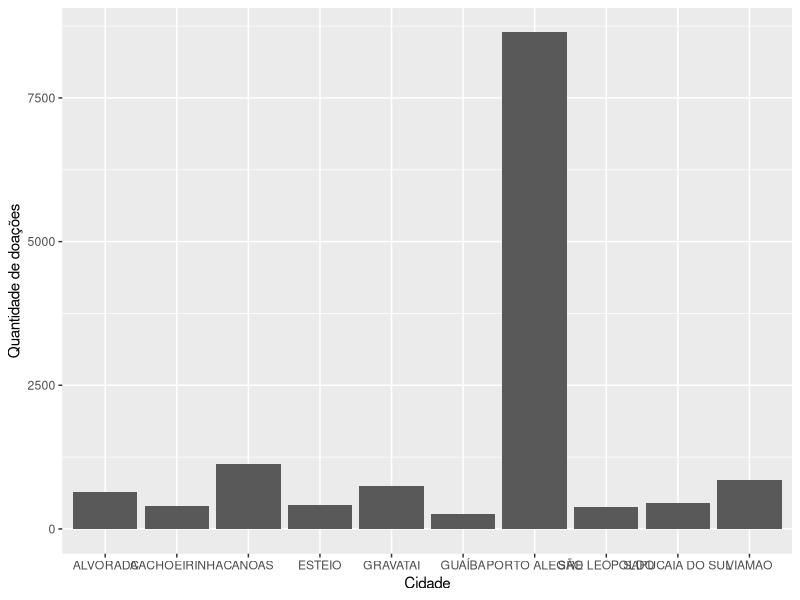
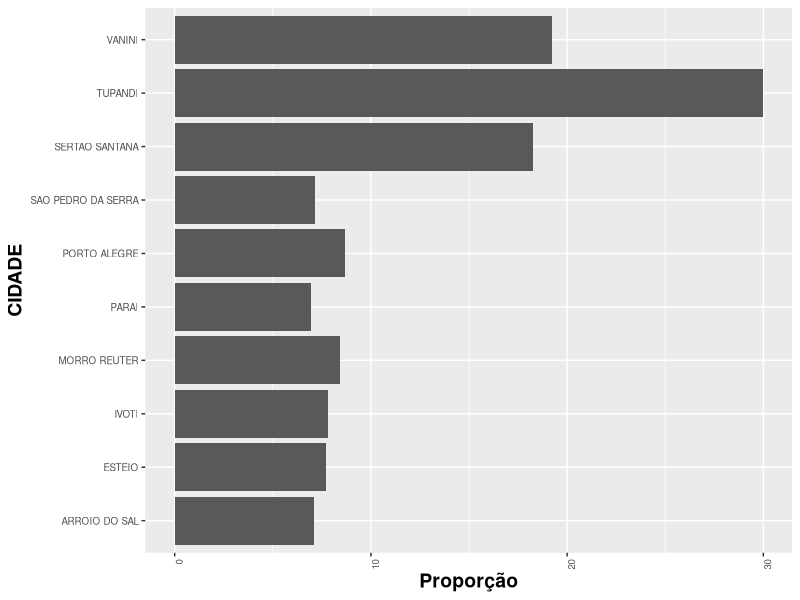
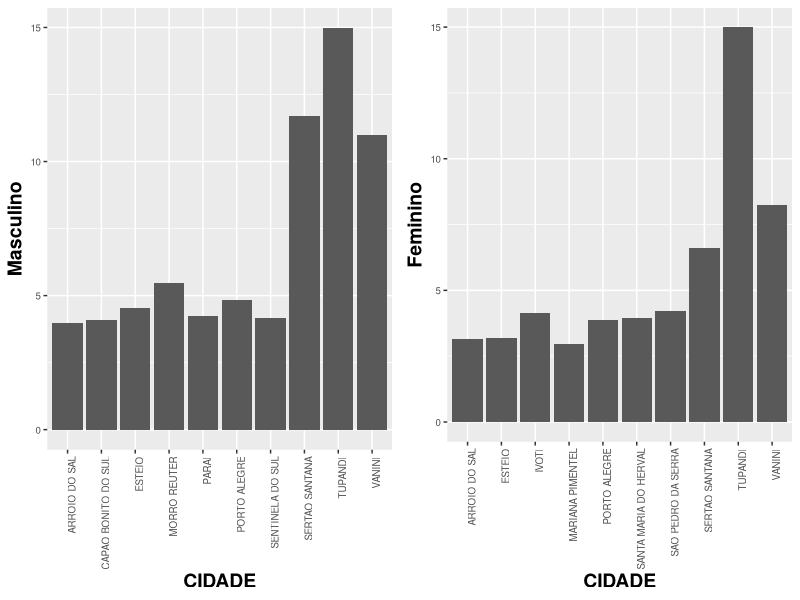

These charts were generated, in order, by the following R code: (Note: this script raises an error after producing the figures.)
## ---- chunk 1
library(tidyverse)
library(gridExtra)
library(readr)
library(stringr)
library(reshape2)
library(stringi)

#Setando Encoding
Sys.setlocale("LC_ALL", "pt_BR.UTF-8")
## ---- chunk 2
doacoes <- read.csv2(file = 'doacao-Table 1.csv')
transfusoes <- read.csv2(file = 'transfusao-Table 1.csv')
## ---- chunk 3
head(doacoes)
## ---- chunk 4
head(transfusoes)
## ---- chunk 5
doacoes <- subset(doacoes, select = -c(ID) )
transfusoes <- subset(transfusoes, select = -c(ID) )
## ---- chunk 6
head(doacoes)
## ---- chunk 7
head(transfusoes)
## ---- chunk 8
summary(doacoes)
## ---- chunk 9
cidades <- table(doacoes$CIDADE)
head(cidades)
## ---- chunk 10
length(cidades)
## ---- chunk 11
cidades <- as.data.frame(cidades)
colnames(cidades) <- c("Cidade", "Doacoes")
head(cidades)
## ---- chunk 12
order.donnations <- with(cidades, order(-Doacoes))
first_ten <- head(cidades[order.donnations,],  10)
first_ten
## ---- chunk 13
first_ten %>% 
  ggplot(mapping = aes(x = Cidade, y = Doacoes))+
  geom_col() +
  ylab("Quantidade de doações")
  theme(axis.text=element_text(size=8),
        axis.text.x = element_text(angle = 90, hjust = 1),
        axis.title=element_text(size=14,face="bold"))

## ---- chunk 14
pop_cidades <- read.csv2(file = '20170831populacao-municipio-sexo-fx-2016.csv', sep = ";")
head(pop_cidades)
## ---- chunk 15
pop_cidades$MUNICIPIO <- str_to_upper(pop_cidades$MUNICIPIO)
doacoes$CIDADE <- str_to_upper(doacoes$CIDADE)

head(pop_cidades)
## ---- chunk 16
colnames(pop_cidades)[2]  <- "CIDADE"
head(pop_cidades)
## ---- chunk 17
aux <- doacoes %>%
  filter(str_detect(CIDADE,"SÃO"))

print(aux$CIDADE[1:2])

aux <- doacoes %>%
  filter(str_detect(CIDADE,"SAO"))

print(aux$CIDADE[1:2])

#Removendo acentuação.
doacoes$CIDADE <- stri_trans_general(doacoes$CIDADE,"Latin-ASCII")

print("VALORES COM ACENTUAÇÃO")
doacoes %>%
  filter(str_detect(CIDADE,"SÃO")) %>%
  print()

print("VALORES SEM ACENTUAÇÃO")
doacoes %>%
  filter(str_detect(CIDADE,"SAO")) %>%
  head() %>%
  print()

pop_cidades$CIDADE <- stri_trans_general(pop_cidades$CIDADE,"Latin-ASCII")

pop_cidades %>%
  filter(str_detect(CIDADE,"GRAV")) %>%
  head() %>%
  print()

## ---- chunk 18
doacoes <- doacoes %>%
  left_join(pop_cidades, by = "CIDADE") 

head(doacoes)
## ---- chunk 19
doacoes$CIDADE <- factor(doacoes$CIDADE)

group_cidade <- group_by(doacoes, CIDADE, TOTAL, TOTAL_H, TOTAL_M)%>%
  summarise(DOACOES=n()) %>%
  arrange(-DOACOES)

group_cidade$PROPORCAO <- group_cidade$DOACOES/group_cidade$TOTAL

group_cidade <- group_cidade %>% 
  arrange(-PROPORCAO)

## ---- chunk 20
group_cidade %>% 
  head(n = 10) %>%
  ggplot(mapping = aes(x = CIDADE, y = PROPORCAO))+
  geom_bar(stat = "identity")+
  ylab("Proporção")+
  coord_flip()+
  theme(axis.text=element_text(size=7),
        axis.text.x = element_text(angle = 90, hjust = 1),
        axis.title=element_text(size=14,face="bold"))
## ---- chunk 21

# Começamos agrupando o nosso dataset por sexo.
group_cidade_sexo <- group_by(doacoes, CIDADE, TOTAL, TOTAL_H, TOTAL_M, SEXO)%>%
  summarise(DOACOES=n())

group_cidade_sexo$PROPORCAO <- group_cidade_sexo$DOACOES/group_cidade_sexo$TOTAL

#Ok, agora precisamos separar mulheres e homens já aproveitando para remover dados incompletos.
group_cidade_homens <- subset(group_cidade_sexo, SEXO == 'M')
group_cidade_homens <- group_cidade_homens[complete.cases(group_cidade_homens[,1:7]),]

group_cidade_mulheres <- subset(group_cidade_sexo, SEXO == 'F')
group_cidade_mulheres <- group_cidade_mulheres[complete.cases(group_cidade_mulheres[,1:7]),]

#Agora vamos filtrar somente as 10 cidades com maiores proporções de doação para cada sexo.
group_cidade_homens <- group_cidade_homens %>%
  arrange(-PROPORCAO) %>%
  head(n=10)

group_cidade_mulheres <- group_cidade_mulheres %>%
  arrange(-PROPORCAO) %>%
  head(n=10)

#Pronto, agora vamos agrupar novamente os dados para então plotarmos esses valores.
group_cidade_sexo <- union(group_cidade_homens, group_cidade_mulheres)

head(group_cidade_sexo)
## ---- chunk 22

plot_m <- group_cidade_sexo %>%
  subset(SEXO == 'M') %>%
  ggplot(mapping = aes(x = CIDADE, y = PROPORCAO))+
  geom_bar(stat = "identity")+
  ylab("Masculino")+
  theme(axis.text=element_text(size=7),
        axis.text.x = element_text(angle = 90, hjust = 1),
        axis.title=element_text(size=14,face="bold"))

plot_f <- group_cidade_sexo %>%
  subset(SEXO == 'F') %>%
  ggplot(mapping = aes(x = CIDADE, y = PROPORCAO))+
  geom_bar(stat = "identity")+
  ylab("Feminino")+
  theme(axis.text=element_text(size=7),
        axis.text.x = element_text(angle = 90, hjust = 1),
        axis.title=element_text(size=14,face="bold"))


grid.arrange(plot_m, plot_f, ncol = 2)
## ---- chunk 23

group_cidade %>%
  subset(CIDADE %in% group_cidade_sexo$CIDADE) %>%
  ggplot(mapping = aes(x = CIDADE, y = PROPORCAO, color= SEXO, fill=SEXO))+
  geom_bar(stat = "identity")+
  ylab("Proporção")+
  theme(axis.text=element_text(size=7),
        axis.text.x = element_text(angle = 90, hjust = 1),
        axis.title=element_text(size=14,face="bold"))  
## ---- chunk 24
poa_df <- subset(doacoes, doacoes$CIDADE == 'PORTO ALEGRE')

print('Sumário por bairros.')
summary(poa_df$BAIRRO)
## ---- chunk 25
poa_bairros_df <- poa_df[ poa_df$BAIRRO %in%  names(table(poa_df$BAIRRO))[table(poa_df$BAIRRO) > 100] , ]

poa_bairros_df %>% 
  ggplot(mapping = aes(x = BAIRRO))+
  geom_bar() +
  ylab("Número de Doadores")+
  theme(axis.text=element_text(size=7),
        axis.text.x = element_text(angle = 90, hjust = 1),
        axis.title=element_text(size=14,face="bold"))
## ---- chunk 26
calc_idade <- function(data_str) {
  data_nasc <- as.Date(as.character(data_str), format="%Y-%m-%d %H:%M:%S")
  years <- as.numeric(difftime(Sys.Date(), data_nasc, unit="weeks"))/52.25
  return(as.numeric(round(years)))
}
## ---- chunk 27
doacoes$IDADE <- sapply(doacoes$NASCIMENTO, calc_idade)
summary(doacoes$IDADE)
## ---- chunk 28
doacoes %>% 
  ggplot(mapping = aes(x = IDADE))+
  geom_histogram(binwidth = 1)+
  ylab("Quantidade")+
  theme(axis.text=element_text(size=7),
        axis.title=element_text(size=14,face="bold"))
## ---- chunk 29
ggplot(data = doacoes, mapping = aes(x = SEXO, y = IDADE, group = 1))+
  stat_summary(fun.ymin = min, fun.ymax = max, fun.y = median)+
  geom_line(stat = 'summary', fun.y = mean)+
  geom_line(stat = 'summary', fun.y = quantile, fun.args = list(probs = .1),
            linetype = 2, color =  'blue')+
  geom_line(stat = 'summary', fun.y = quantile, fun.args = list(probs = .75),
            linetype = 3, color =  'red')+
  geom_line(stat = 'summary', fun.y = quantile, fun.args = list(probs = .9),
            linetype = 2, color =  'blue')+
  geom_line(stat = 'summary', fun.y = quantile, fun.args = list(probs = .25),
            linetype = 3, color =  'red')
## ---- chunk 30
doacoes %>% 
  ggplot(mapping = aes(x = IDADE))+
  geom_histogram(binwidth = 1)+
  ylab("Quantidade")+
  theme(axis.text=element_text(size=7),
        axis.title=element_text(size=14,face="bold"))+
  facet_wrap( ~ SEXO, ncol = 2)
## ---- chunk 31
doacoes %>% 
  subset(CIDADE == 'PORTO ALEGRE') %>%
  ggplot(mapping = aes(x = IDADE))+
  geom_histogram(binwidth = 1)+
  ylab("Quantidade")+
  theme(axis.text=element_text(size=7),
        axis.title=element_text(size=14,face="bold"))+
  facet_wrap( ~ SEXO, ncol = 2)
## ---- chunk 32
doacoes[ doacoes$CIDADE %in%  names(table(doacoes$CIDADE))[table(doacoes$CIDADE) > 250] , ] %>% 
  subset(CIDADE != 'PORTO ALEGRE') %>%
  ggplot(mapping = aes(x = IDADE))+
  geom_histogram(binwidth = 1)+
  ylab("Quantidade")+
  theme(axis.text=element_text(size=7),
        axis.title=element_text(size=14,face="bold"))+
  facet_wrap( ~CIDADE, ncol = 2)
